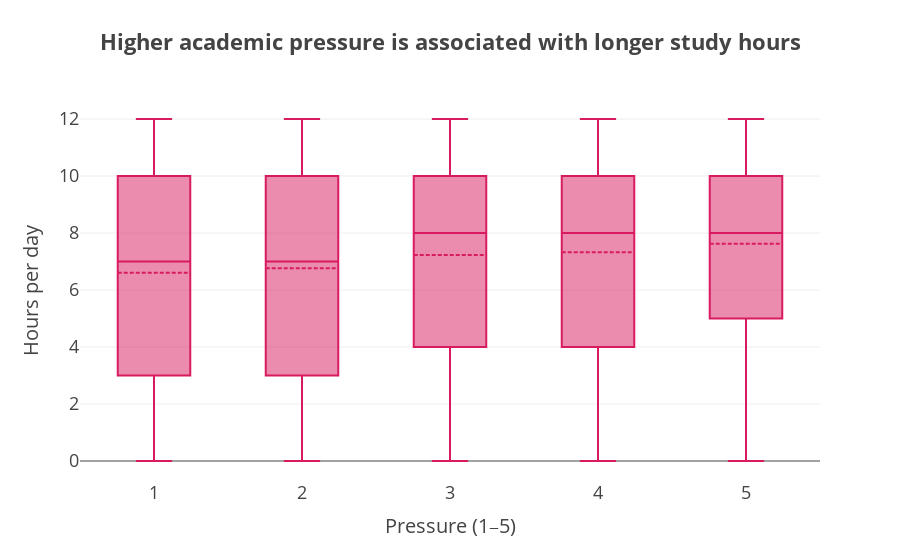

The cell this chart's notebook holds for it:
### Markdown cell above
### Graph G – Work/Study-hours vs academic pressure

#### Higher academic pressure is associated with longer study hours

### Code cell
# GRAPH G – Work/Study hours by academic pressure (box plot)
fig_hours_box = px.box(
    df[df["Academic Pressure"].between(1, 5)],
    x="Academic Pressure",
    y="Work/Study Hours",
    category_orders={"Academic Pressure": [1, 2, 3, 4, 5]},
    points="outliers",
    template=TEMPLATE,
    color_discrete_sequence=[COL_RISK],
    title="<b>Higher academic pressure is associated with longer study hours</b>",
    labels={"Academic Pressure": "Pressure (1‒5)", "Work/Study Hours": "Hours per day"},
)
fig_hours_box.update_traces(boxmean=True)
bump_fonts(fig_hours_box).update_layout(xaxis_range=[0.5, 5.5])
fig_hours_box.show()

### Figure 1 — Plotly figure (JSON) as saved in the notebook; plotly's stock layout.template omitted (floating-point values rounded to 4 significant figures; data arrays with more than 128 entries replaced by an {"elided": "..."} marker saying what was removed)
{"data": [{"alignmentgroup": "True", "boxmean": true, "boxpoints": "outliers", "hovertemplate": "Pressure (1‒5)=%{x}<br>Hours per day=%{y}<extra></extra>", "legendgroup": "", "marker": {"color": "#D81B60"}, "name": "", "notched": false, "offsetgroup": "", "orientation": "v", "showlegend": false, "type": "box", "x": {"elided": "27892 int values"}, "x0": " ", "xaxis": "x", "y": {"elided": "27892 int values"}, "y0": " ", "yaxis": "y"}], "layout": {"boxmode": "group", "font": {"size": 20}, "legend": {"font": {"size": 20}, "tracegroupgap": 0}, "title": {"font": {"size": 22}, "text": "<b>Higher academic pressure is associated with longer study hours</b>"}, "xaxis": {"anchor": "y", "categoryarray": [1, 2, 3, 4, 5], "categoryorder": "array", "domain": [0, 1], "range": [0.5, 5.5], "tickfont": {"size": 18}, "title": {"font": {"size": 20}, "text": "Pressure (1‒5)"}}, "yaxis": {"anchor": "x", "domain": [0, 1], "tickfont": {"size": 18}, "title": {"font": {"size": 20}, "text": "Hours per day"}}}}
